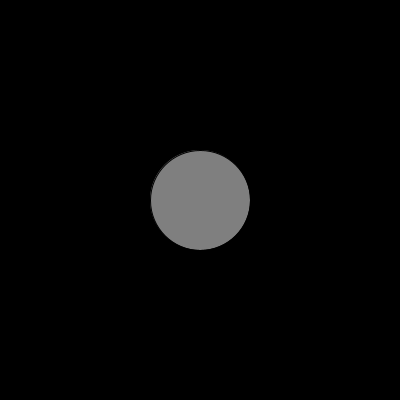
Frame 1 (no input)
Frame 60 (the mouse pressed at the canvas centre just before this capture): identical to frame 1, image omitted
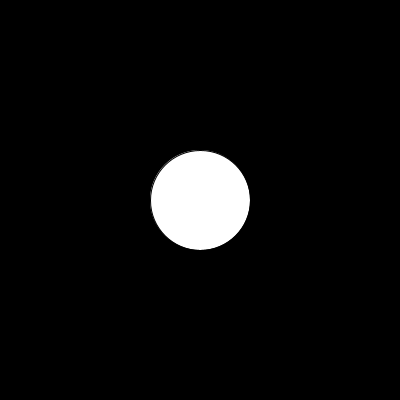
Frame 120 (the mouse held since frame 60 and released just before this capture)

The Processing sketch that drew these frames (run headless with seeded random() and noise(); from frame 60 on, the mouse is pressed at the canvas centre):

// Processing sketch: circle_rollover
// ── circle_rollover.pde
float x = 200;
float y = 200;
float r = 50;

void setup() {
  size(400,400); 
  
}

void draw() {
  background(0);
  
  float d = dist(mouseX,mouseY,x,y);
  
  if (d < r) {
    fill(255);
  } else {
    fill(127);
  }
    
  ellipse(x,y,r*2,r*2);
  
  
}
